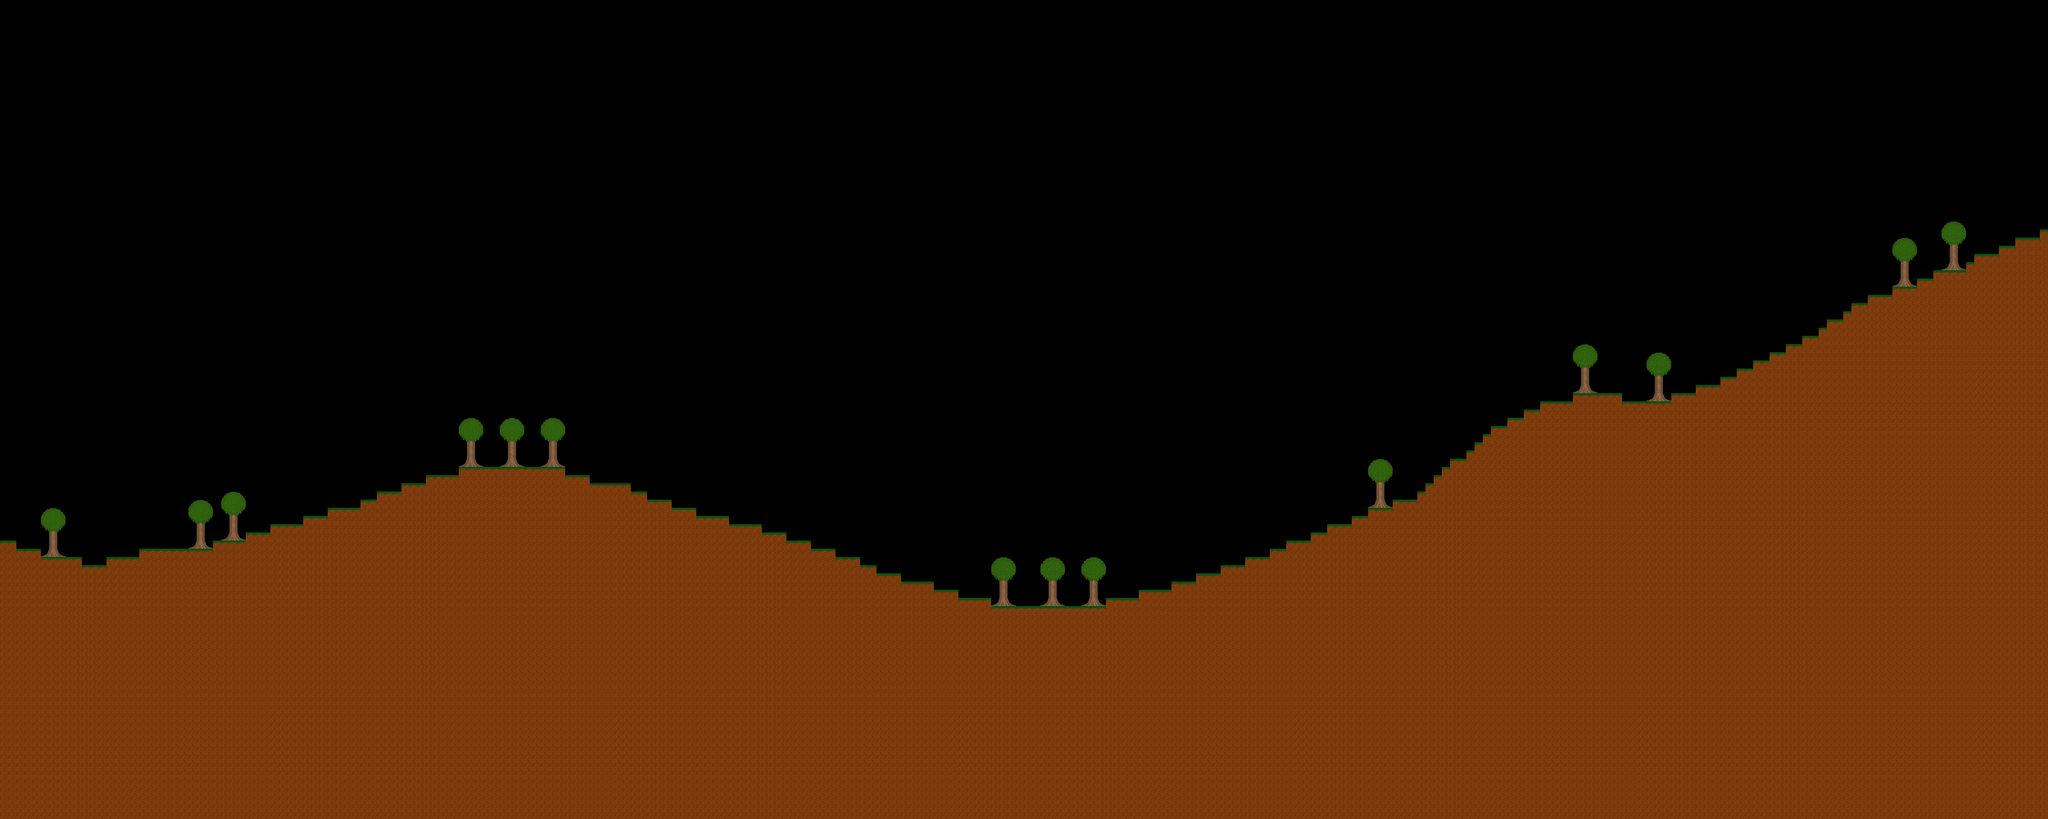

A 2D game scene composited from a Tiled map and its tileset images. What follows is a short description and the map's XML, with each tile layer's data collapsed to a summary:
An orthogonal 250x100 tile map with 20x20 px tiles, 2 tile layers (Tile Layer 1, Scenery).

<map version="1.0" tiledversion="1.1.5" orientation="orthogonal" renderorder="right-down" width="250" height="100" tilewidth="20" tileheight="20" infinite="0" nextobjectid="1">
 <tileset firstgid="1" source="SheetWithTree.tsx" />
 <layer name="Tile Layer 1" width="250" height="100">
  <data>[25000 cells, 10296 non-empty, 2 distinct tile ids]</data>
 </layer>
 <layer name="Scenery" width="250" height="100" locked="1">
  <data>[25000 cells, 196 non-empty, 14 distinct tile ids]</data>
 </layer>
</map>
